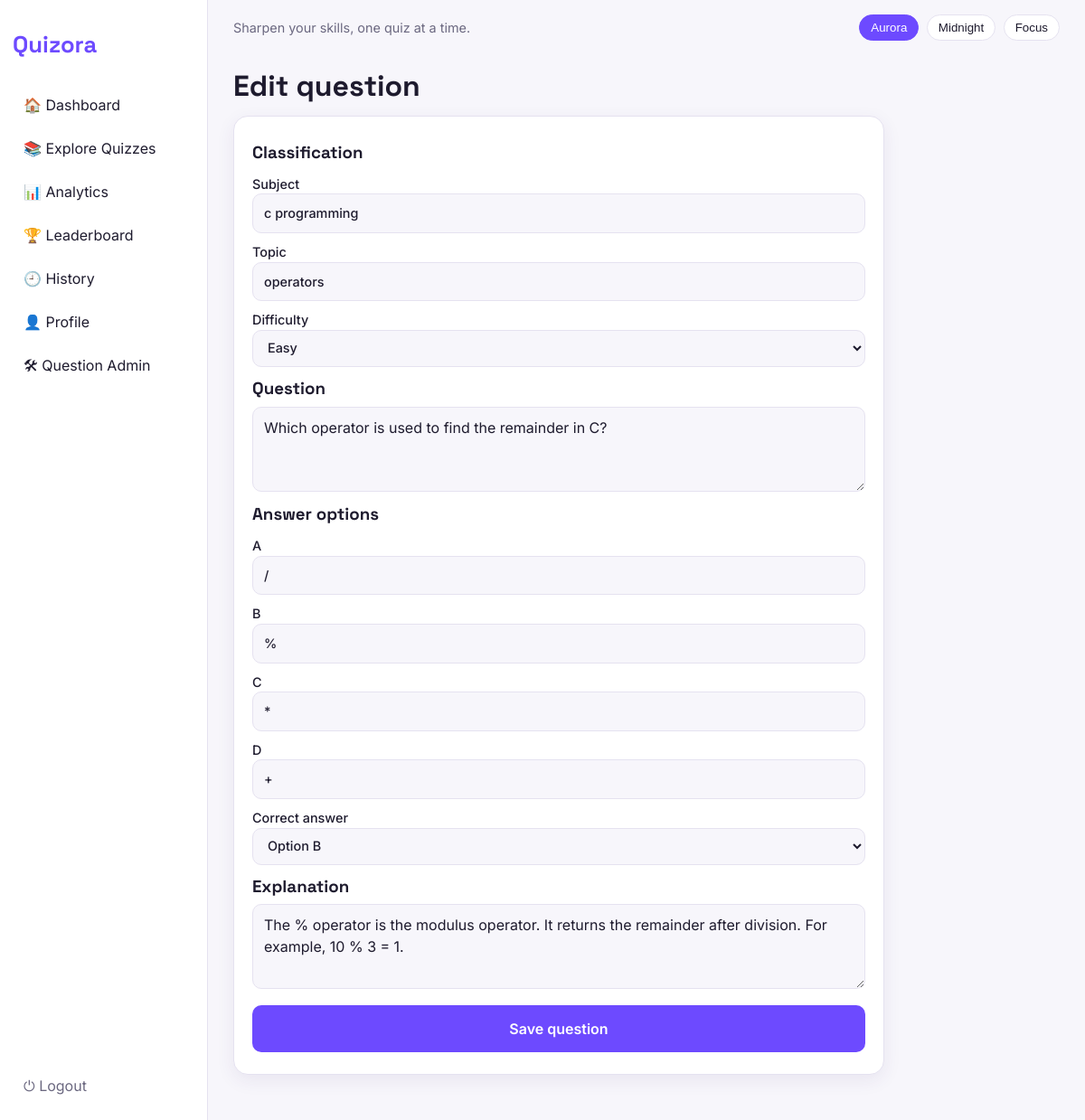
The page /admin/questions/1/edit (signed in) on the database its author committed.
### tables this page shows
CREATE TABLE questions(
            id INTEGER PRIMARY KEY AUTOINCREMENT,
            subject TEXT NOT NULL, topic TEXT NOT NULL, difficulty TEXT NOT NULL,
            question TEXT NOT NULL, option_a TEXT NOT NULL, option_b TEXT NOT NULL,
            option_c TEXT NOT NULL, option_d TEXT NOT NULL, correct_answer TEXT NOT NULL,
            explanation TEXT DEFAULT '', created_at TIMESTAMP DEFAULT CURRENT_TIMESTAMP);

### app.py (the view)
@app.route("/admin/questions/<int:question_id>/edit", methods=["GET", "POST"])
@admin_required
def edit_question(question_id):
    row = query("SELECT * FROM questions WHERE id=?", (question_id,), one=True)
    if not row:
        abort(404)
    if request.method == "POST":
        d = read_question_form()
    else:
        d = dict(row)
        d["correct"] = next((c for c in "abcd" if row["option_" + c] == row["correct_answer"]), "")
    return question_form_page(d, "Edit question", question_id)

### app.py (called while the page is built, shortened)
def query(sql, args=(), one=False, write=False):
    with closing(sqlite3.connect(DB)) as c:
        c.row_factory = sqlite3.Row
        c.execute("PRAGMA foreign_keys = ON")
        cur = c.execute(sql, args)
        rows = cur.fetchall()
        if write:
            c.commit()
        return (rows[0] if rows else None) if one else rows

def login_required(f):
    @wraps(f)
    def wrap(*a, **k):
        if "user_id" not in session:
            return redirect(url_for("login"))
        return f(*a, **k)
    return wrap

def admin_required(f):
    @wraps(f)
    @login_required
    def wrap(*a, **k):
        u = query("SELECT is_admin FROM users WHERE id=?", (session["user_id"],), one=True)
        if not u or not u["is_admin"]:
            abort(403)
        return f(*a, **k)
    return wrap

def question_form_page(d, title, qid=0):
    return render_template("question_form.html", q=d, title=title, diffs=DIFFS,
                           subjects=[r[0] for r in query("SELECT DISTINCT subject FROM questions")])

### templates/question_form.html (shortened to what this page needs)
{% extends "base.html" %}{% block title %}{{ title }} · Quizora{% endblock %}
{% block content %}
<h1>{{ title }}</h1>
<form method="post" class="card qform">
  <h3>Classification</h3>
  <label>Subject<input name="subject" list="subjlist" value="{{ q.subject or '' }}" required></label>
  <label>Topic<input name="topic" value="{{ q.topic or '' }}" required></label>
  <label>Difficulty<select name="difficulty">{% for d in diffs %}<option {{ 'selected' if d == q.difficulty }}>{{ d }}</option>{% endfor %}</select></label>
  <h3>Question</h3>
  <textarea name="question" rows="3" required>{{ q.question or '' }}</textarea>
  <h3>Answer options</h3>
  <label>A<input name="option_a" value="{{ q.option_a or '' }}" required></label>
  <label>B<input name="option_b" value="{{ q.option_b or '' }}" required></label>
  <label>C<input name="option_c" value="{{ q.option_c or '' }}" required></label>
  <label>D<input name="option_d" value="{{ q.option_d or '' }}" required></label>
  <label>Correct answer<select name="correct" required>
    {% for c in 'abcd' %}<option value="{{ c }}" {{ 'selected' if q.correct == c }}>Option {{ c|upper }}</option>{% endfor %}
  </select></label>
  <h3>Explanation</h3>
  <textarea name="explanation" rows="3">{{ q.explanation or '' }}</textarea>
  <button class="btn big">Save question</button>
</form>
{% endblock %}

### static/css/style.css (style rules this page uses)
:root, [data-theme="aurora"] { --bg:#f7f6fb; --surface:#fff; --text:#1e1b2e; --muted:#6b6880; --accent:#6d4aff; --on:#fff; --border:#e5e2f0; --shadow:0 6px 20px rgba(60,40,120,.08); }
* { box-sizing:border-box; }
body { margin:0; font-family:Inter,sans-serif; background:var(--bg); color:var(--text); line-height:1.5; }
h1,h2,h3,.logo { font-family:"Space Grotesk",sans-serif; margin:.3em 0; }
.card { background:var(--surface); border:1px solid var(--border); border-radius:16px; box-shadow:var(--shadow); padding:20px; margin-bottom:16px; }
.btn { display:inline-block; background:var(--accent); color:var(--on); border:0; padding:10px 18px; border-radius:10px; font:inherit; font-weight:600; cursor:pointer; margin:4px 4px 4px 0; }
.btn.big { width:100%; padding:14px; margin-top:12px; }
input, select, textarea { width:100%; padding:10px 12px; border:1px solid var(--border); border-radius:10px; background:var(--bg); color:var(--text); font:inherit; }
label { display:block; margin:10px 0; font-weight:500; font-size:.9rem; }
.qform { max-width:720px; }

### rows shown on the page
questions: subject "c programming", topic "operators", question "Which operator is used to find the remainder in C?", option_a "/", option_b "%", option_c "*", option_d "+", explanation "The % operator is the modulus operator. It returns the remainder after division. For example, 10 % 3 = 1."

### other values the page prints
{{ title }} "Edit question"
form field difficulty "Easy"
